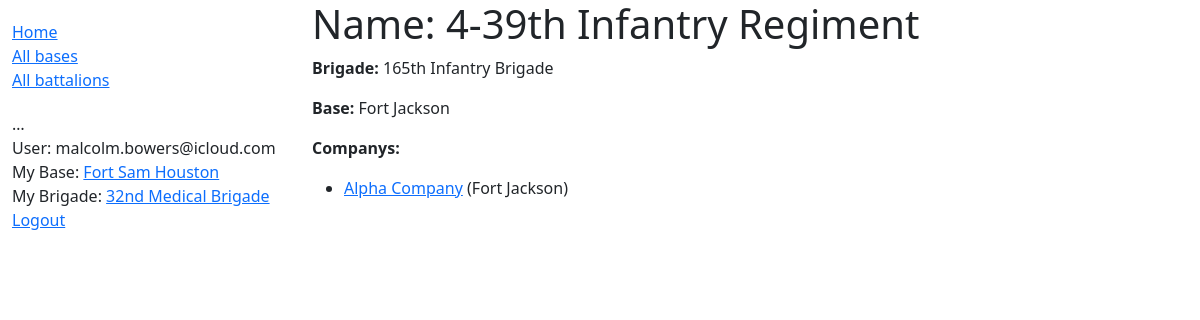
The page /battalion/2 (signed in) on the database its author committed.
### accounts/models.py (models this page shows, shortened)
class CustomUser(AbstractBaseUser, PermissionsMixin):
    email = models.EmailField(_("email address"), unique=True)
    is_staff = models.BooleanField(default=False)
    is_active = models.BooleanField(default=True)
    date_joined = models.DateTimeField(default=timezone.now)
    base = models.ForeignKey(Base, on_delete=models.RESTRICT, null=True)
    brigade = models.ForeignKey(Brigade, on_delete=models.RESTRICT, null=True)
    USERNAME_FIELD = "email"
    REQUIRED_FIELDS = []
    objects = CustomUserManager()

### app/models.py (models this page shows, shortened)
class Base(models.Model):
    name = models.CharField(max_length=200, help_text='Enter the base.')
    location = models.CharField(max_length=200, help_text='Enter the state for this base.')
    def __str__(self):
        return self.name
    def get_absolute_url(self):
        return reverse('base-detail', args=[str(self.id)])

class Brigade(models.Model):
    name = models.CharField(max_length=200, help_text='Enter the Brigade.')
    command = models.ForeignKey(Command, on_delete=models.RESTRICT, null=True)
    base = models.ManyToManyField(Base, null=True, help_text='Select a base for this Brigade.')
    def __str__(self):
        return self.name
    def get_absolute_url(self):
        return reverse('brigade-detail', args=[str(self.id)])

class Battalion(models.Model):
    name = models.CharField(max_length=200, help_text='Enter the Battalion.')
    brigade = models.ForeignKey(Brigade, on_delete=models.RESTRICT, null=True)
    base = models.ManyToManyField(Base, help_text='Select a base for this Battalion.')

class Company(models.Model):
    name = models.CharField(max_length=200, help_text='Enter the Company.')
    battalion = models.ForeignKey(Battalion, on_delete=models.RESTRICT, null=True)
    base = models.ManyToManyField(Base, help_text='Select a base for this Battalion.')

### app/views.py (the view)
# urls.py: path('battalion/<int:pk>', views.BattalionDetailView.as_view(), name='battalion-detail'),
class BattalionDetailView(generic.DetailView):
    model = Battalion

### app/templates/app/battalion_detail.html
{% extends "base_generic.html" %}
{% block content %}
<h1>Name: {{ battalion.name }}</h1>
<p><strong>Brigade:</strong> {{ battalion.brigade.name }}</p>
<p><strong>Base:</strong> {{ battalion.base.all|join:", " }}</p>
<p><strong>Companys:</strong></p>
{% if battalion.company_set %}
<ul>
    {% for company in battalion.company_set.all %}
    <li>
        <a href="">{{ company.name }}</a> ({{company.base.all|join:", "}})
    </li>
    {% endfor %}
</ul>
  {% else %}
<p>There are no companies in the database.</p>
  {% endif %}
{% endblock %}

### app/templates/base_generic.html (shortened to what this page needs)
<!DOCTYPE html>
<html lang="en">
<head>
    <link href="https://cdn.jsdelivr.net/npm/bootstrap@5.1.3/dist/css/bootstrap.min.css" rel="stylesheet">
    {% load static %}
    <link rel="stylesheet" href="{% static 'css/styles.css' %}">
</head>
<body>
    <div class="container-fluid">
        <div class="row">
            <div class="col-sm-3">
                {% block sidebar %}
                <ul class="sidebar-nav">
                    <li><a href="{% url 'index' %}">Home</a></li>
                    <li><a href="{% url 'bases' %}">All bases</a></li>
                    <li><a href="{% url 'battalions' %}">All battalions</a></li>
                </ul>
                <ul class="sidebar-nav">
                    …
                    {% if user.is_authenticated %}
                    <li>User: {{ user.get_username }}</li>
                    <li>My Base: <a href="{{ user.base.get_absolute_url }}">{{ user.base }}</a></li>
                    <li>My Brigade: <a href="{{user.brigade.get_absolute_url }}">{{ user.brigade }}</a></li>
                    <li><a href="{% url 'logout' %}?next={{ request.path }}">Logout</a></li>
                    {% else %}
                    <li><a href="{% url 'login' %}?next={{ request.path }}">Login</a></li>
                    {% endif %}
                </ul>
                {% endblock %}
            </div>
            <div class="col-sm-7 ">
                {% block content %}{% endblock %}
            </div>
        </div>
    </div>
</body>
</html>

### app/static/css/styles.css (style rules this page uses)
.sidebar-nav { margin-top: 20px; padding: 0; list-style: none; }

### rows shown on the page
CustomUser: get_username "malcolm.bowers@icloud.com", base "Fort Sam Houston", brigade "32nd Medical Brigade"
Battalion: brigade.name "165th Infantry Brigade", base.all "Fort Jackson"
Company: name "Alpha Company", base.all "Fort Jackson"
